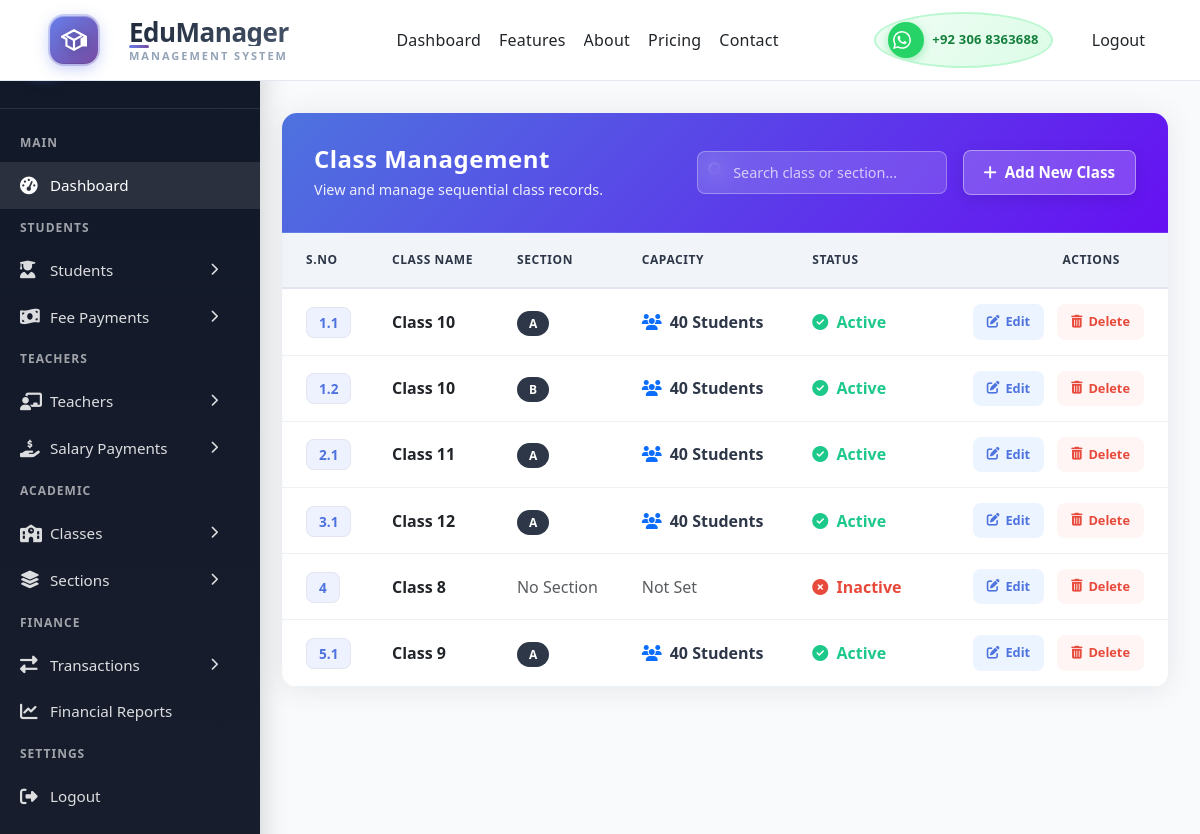
The app's page /classes/ (signed in) with its own data.
### base/models.py (models this page shows, shortened)
class Section(models.Model):
    name = models.CharField(max_length=5, default='A')
    student_class = models.ForeignKey("Class",
        on_delete=models.CASCADE,
        related_name="sections"
        )
    class_teacher = models.ForeignKey("Teacher",on_delete=models.SET_NULL,
        null=True,
        blank=True,
        related_name="section_teacher"
        )
    capacity = models.PositiveIntegerField(default=40, validators=[MinValueValidator(1)])
    is_active = models.BooleanField(default=True)
    created_at = models.DateTimeField(auto_now_add=True)
    updated_at = models.DateTimeField(auto_now=True)
    class Meta:
        ordering = ["student_class", "name",]
        verbose_name = "Section"
        verbose_name_plural = "Sections"
    constraints = [
            models.UniqueConstraint(
                fields=["student_class", "name"], # No duplicate class-section combos
                name="unique_class_section"
            ),
            models.UniqueConstraint(
                fields=['class_teacher'],
                condition=Q(class_teacher__isnull=False),
                name='unique_class_teacher'
            )
        ]

class Class(models.Model):
    CLASS_CHOICES = [
        ('Nursery', 'Nursery'),
        ('Class 1', 'Class 1'),
        ('Class 2', 'Class 2'),
        ('Class 3', 'Class 3'),
        ('Class 4', 'Class 4'),
        ('Class 5', 'Class 5'),
        ('Class 6', 'Class 6'),
        ('Class 7', 'Class 7'),
        ('Class 8', 'Class 8'),
        ('Class 9', 'Class 9'),
        ('Class 10', 'Class 10'),
        ('Class 11', 'Class 11'),
        ('Class 12', 'Class 12')
    ]
    name = models.CharField(max_length=20, choices=CLASS_CHOICES, db_index=True, unique=True)
    monthly_fee = models.DecimalField(max_digits=10, decimal_places=2, default=Decimal('0.00'), validators=[MinValueValidator(0)])
    is_active = models.BooleanField(default=True)
    class Meta:
        ordering = ["name"] # Note: sort alphabetically (Class 1, Class 2).
        verbose_name = "Class"
        verbose_name_plural = "Classes"

### base/views.py (the view)
# urls.py: path('classes/', views.class_list, name='class_list'),
@login_required(login_url='loginPage')
def class_list(request):
    classes = Class.objects.prefetch_related('sections').order_by('name')
    context = {"classes": classes}
    return render(request, "classes/all_classes.html", context)

### base/templates/classes/all_classes.html (shortened to what this page needs)
{% extends 'main.html' %}
{% load static %}
{% block content %}
<div class="tf-dashboard-layout">
    <aside class="tf-sidebar flex-shrink-0">
        {% include "sidebar.html" %}
    </aside>
    <main class="tf-main-content flex-grow-1">
        <div class="tf-card tf-animate">
        <div class="tf-header-box">
            <div class="tf-header-text">
                <h1>Class Management</h1>
                <p>View and manage sequential class records.</p>
            </div>
            <div class="tf-header-actions d-flex align-items-center gap-3">
                <div class="tf-search-box">
                    <i class="fas fa-search search-icon"></i>
                    <input type="text" id="classSearch" placeholder="Search class or section...">
                </div>
                <a href="{% url 'class_create' %}" class="tf-btn-add">
                    <i class="fas fa-plus me-2"></i>
                    Add New Class
                </a>
            </div>
        </div>
        <div class="tf-body p-0">
            <div class="table-responsive">
                <table class="table table-hover align-middle mb-0">
                    <thead>
                        <tr>
                            <th class="ps-4">S.No</th>
                            <th>Class Name</th>
                            <th>Section</th>
                            <th>Capacity</th>
                            <th>Status</th>
                            <th class="text-end pe-5">Actions</th>
                        </tr>
                    </thead>
                    <tbody>
                        {% for class_obj in classes %}
                        {% if class_obj.sections.all %}
                        {% for section in class_obj.sections.all %}
                        <tr>
                            <td class="ps-4">
                                <span class="sno-badge">
                                    {{ forloop.parentloop.counter }}.{{ forloop.counter }}
                                </span>
                            </td>
                            <td>
                                <div class="fw-bold text-dark">
                                    {{ class_obj.name }}
                                </div>
                            </td>
                            <td>
                                <span class="section-tag">
                                    {{ section.name }}
                                </span>
                            </td>
                            <td>
                                <div class="d-flex align-items-center">
                                    <i class="fas fa-users me-2 text-primary"></i>
                                    <span class="fw-semibold">
                                        {{ section.capacity }} Students
                                    </span>
                                </div>
                            </td>
                            <td>
                                {% if section.is_active %}
                                <span class="status-active">
                                    <i class="fas fa-check-circle me-1"></i>
                                    Active
                                </span>
                                {% else %}
                                <span class="status-inactive">
                                    <i class="fas fa-times-circle me-1"></i>
                                    Inactive
                                </span>
                                {% endif %}
                            </td>
                            <td class="text-end pe-4">
                                <div class="d-flex justify-content-end gap-2">
                                    <a href="{% url 'class_update' class_obj.id %}" class="btn-action btn-edit">
                                        <i class="fas fa-edit"></i>Edit
                                    </a>
                                    <a href="{% url 'class_delete' class_obj.id %}" class="btn-action btn-delete">
                                        <i class="fas fa-trash-alt"></i>Delete
                                    </a>
                                </div>
                            </td>
                        </tr>
                        {% endfor %}
                        {% else %}
                        <tr>
                            <td class="ps-4">
                                <span class="sno-badge">
                                    {{ forloop.counter }}
                                </span>
                            </td>
                            <td>
                                <div class="fw-bold text-dark">
                                    {{ class_obj.name }}
                                </div>
                            </td>
                            <td>
                                <span class="text-muted">
                                    No Section
                                </span>
                            </td>
                            <td>
                                <span class="text-muted">
                                    Not Set
                                </span>
                            </td>
                            <td>
                                {% if class_obj.is_active %}
                                <span class="status-active">
                                    <i class="fas fa-check-circle me-1"></i>
                                    Active
                                </span>
                                {% else %}
                                <span class="status-inactive">
                                    <i class="fas fa-times-circle me-1"></i>
                                    Inactive
                                </span>
                                {% endif %}
                            </td>
                            <td class="text-end pe-4">
                                <div class="d-flex justify-content-end gap-2">
                                    <a href="{% url 'class_update' class_obj.id %}" class="btn-action btn-edit">
                                        <i class="fas fa-edit"></i>
                                        Edit
                                    </a>
                                    <a href="{% url 'class_delete' class_obj.id %}" class="btn-action btn-delete">
                                        <i class="fas fa-trash-alt"></i>
                                        Delete
                                    </a>
                                </div>
                            </td>
                        </tr>
                        {% endif %}
                        {% endfor %}
                    </tbody>
                </table>
            </div>
        </div>
      </div>
    </main>
</div>
{% endblock %}

### static/styles/style_0.css (style rules this page uses)
*, *::before, *::after { box-sizing: border-box; }
body { margin: 0; padding: 0; font-family: 'Segoe UI', Tahoma, Geneva, Verdana, sans-serif; background: #f8fafc; }
:root { --primary: #0f172a; --primary-light: #1e293b; --accent: #3b82f6; --accent-glow: #60a5fa; --whatsapp: #25d366; --whatsapp-dark: #128c7e; --text: #64748b; --text-dark: #0f172a; --bg: #ffffff; --border: #e2e8f0; --shadow: 0 4px 6px -1px rgba(0, 0, 0, 0.1); --shadow-lg: 0 10px 15px -3px rgba(0, 0, 0, 0.1); --radius: 8px; --radius-lg: 12px; }
html { scroll-behavior: smooth; scroll-padding-top: 100px; }

### static/styles/login.css (style rules this page uses)
:root { --color-primary: #3b82f6; --color-primary-hover: #2563eb; --color-primary-active: #1d4ed8; --color-secondary: #64748b; --color-success: #10b981; --color-error: #ef4444; --color-warning: #f59e0b; --color-info: #3b82f6; --color-white: #ffffff; --color-gray-50: #f8fafc; --color-gray-100: #f1f5f9; --color-gray-200: #e2e8f0; --color-gray-300: #cbd5e1; --color-gray-400: #94a3b8; --color-gray-500: #64748b; --color-gray-600: #475569; --color-gray-700: #334155; --color-gray-800: #1e293b; --color-gray-900: #0f172a; --font-sans: -apple-system, BlinkMacSystemFont, "Segoe UI", Roboto, "Helvetica Neue", Arial, sans-serif; --font-mono: ui-monospace, SFMono-Regular, "SF Mono", Menlo, Consolas, monospace; --space-1: 0.25rem; --space-2: 0.5rem; --space-3: 0.75rem; --space-4: 1rem; --space-5: 1.25rem; --space-6: 1.5rem; --space-8: 2rem; --space-10: 2.5rem; --radius-sm: 0.375rem; --radius-md: 0.5rem; --radius-lg: 0.75rem; --radius-xl: 1rem; --shadow-sm: 0 1px 2px 0 rgb(0 0 0 / 0.05); --shadow-md: 0 4px 6px -1px rgb(0 0 0 / 0.1), 0 2px 4px -2px rgb(0 0 0 / 0.1); --shadow-lg: 0 10px 15px -3px rgb(0 0 0 / 0.1), 0 4px 6px -4px rgb(0 0 0 / 0.1); --shadow-xl: 0 20px 25px -5px rgb(0 0 0 / 0.1), 0 8px 10px -6px rgb(0 0 0 / 0.1); --transition-fast: 150ms cubic-bezier(0.4, 0, 0.2, 1); --transition-base: 200ms cubic-bezier(0.4, 0, 0.2, 1); --transition-slow: 300ms cubic-bezier(0.4, 0, 0.2, 1); }

### static/styles/dashboard.css (style rules this page uses)
:root { --primary-50: #eff6ff; --primary-100: #dbeafe; --primary-200: #bfdbfe; --primary-500: #3b82f6; --primary-600: #2563eb; --primary-700: #1d4ed8; --primary-900: #1e3a8a; --success: #10b981; --success-light: #d1fae5; --warning: #f59e0b; --warning-light: #fef3c7; --danger: #ef4444; --danger-light: #fee2e2; --purple: #8b5cf6; --purple-light: #ede9fe; --gray-50: #f9fafb; --gray-100: #f3f4f6; --gray-200: #e5e7eb; --gray-300: #d1d5db; --gray-400: #9ca3af; --gray-500: #6b7280; --gray-600: #4b5563; --gray-700: #374151; --gray-800: #1f2937; --gray-900: #111827; --space-1: 0.25rem; --space-2: 0.5rem; --space-3: 0.75rem; --space-4: 1rem; --space-5: 1.25rem; --space-6: 1.5rem; --space-8: 2rem; --space-10: 2.5rem; --space-12: 3rem; --sidebar-width: 280px; --sidebar-collapsed: 80px; --header-height: 80px; --radius-sm: 0.375rem; --radius-md: 0.5rem; --radius-lg: 0.75rem; --radius-xl: 1rem; --radius-2xl: 1.5rem; --radius-full: 9999px; --shadow-sm: 0 1px 2px 0 rgb(0 0 0 / 0.05); --shadow-md: 0 4px 6px -1px rgb(0 0 0 / 0.1), 0 2px 4px -2px rgb(0 0 0 / 0.1); --shadow-lg: 0 10px 15px -3px rgb(0 0 0 / 0.1), 0 4px 6px -4px rgb(0 0 0 / 0.1); --shadow-xl: 0 20px 25px -5px rgb(0 0 0 / 0.1), 0 8px 10px -6px rgb(0 0 0 / 0.1); --shadow-glow: 0 0 20px rgba(59, 130, 246, 0.3); --transition-fast: 150ms cubic-bezier(0.4, 0, 0.2, 1); --transition-base: 200ms cubic-bezier(0.4, 0, 0.2, 1); --transition-slow: 300ms cubic-bezier(0.4, 0, 0.2, 1); --transition-spring: 500ms cubic-bezier(0.68, -0.55, 0.265, 1.55); }
* { margin: 0; padding: 0; box-sizing: border-box; }
html, body { margin: 0; padding: 0; width: 100%; max-width: 100%; overflow-x: hidden; height: 100vh; }
.search-icon { position: absolute; left: var(--space-3); width: 20px; height: 20px; color: var(--gray-400); transition: color var(--transition-fast); }
.table-responsive { overflow-x: auto; }

### static/styles/teacher_list.css (style rules this page uses)
:root { --sidebar-bg: #1e293b; --main-bg: #f8fafc; --add-btn: #2563eb; --add-hover: #1d4ed8; --edit-btn: #22c55e; --edit-hover: #16a34a; --delete-btn: #ef4444; --delete-hover: #dc2626; --text-dark: #1e293b; --text-muted: #64748b; }
.btn-edit { background-color: var(--edit-btn); color: white; padding: 8px 14px; border-radius: 5px; text-decoration: none; font-size: 13px; font-weight: 600; transition: 0.2s ease; }
.btn-delete { background-color: var(--delete-btn); color: white; padding: 8px 14px; border-radius: 5px; text-decoration: none; font-size: 13px; font-weight: 600; margin-left: 5px; transition: 0.2s ease; }

### records on screen
Class: name "Class 10"
Section: name "A", capacity "40", is_active True (drawn)
Section: name "B", capacity "40", is_active True (drawn)
Class: name "Class 11"
Section: name "A", capacity "40", is_active True (drawn)
Class: name "Class 12"
Section: name "A", capacity "40", is_active True (drawn)
Class: name "Class 8", is_active False (drawn)
Class: name "Class 9"
Section: name "A", capacity "40", is_active True (drawn)
